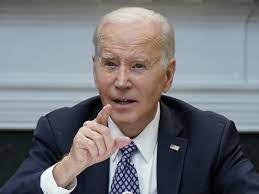
#> input picture PycharmProjects/alltest1/images/face1/bd1.jpg, 259 x 194 px, found by its file name; its folder holds 4 pictures in this run
$ python face_train.py
#> lines starting #> are read from the running program, lines starting #| are printed output that depends on the picture; pictures that were not available may be replaced by others from this repository, and a replacement may not be noted
# 训练人脸
import cv2
import numpy as np

detector = cv2.CascadeClassifier('C:/Users/zhj20/PycharmProjects/alltest1/raw.githubusercontent.com_opencv_'
                                 'opencv_4.x_data_haarcascades_haarcascade_frontalface_default.xml')  # 載入人臉追蹤模型
recog = cv2.face.LBPHFaceRecognizer_create()  # 啟用訓練人臉模型方法
faces = []  # 儲存人臉位置大小的串列
ids = []  # 記錄該人臉 id 的串列

for i in range(1,28):
    img = cv2.imread(f'C:/Users/zhj20/PycharmProjects/alltest1/images/face1/bd{i}.jpg')  # 依序開啟每一張照片
#> img is the input picture: shape (194, 259, 3); mean B, G, R 122.4, 117.5, 116.8
    gray = cv2.cvtColor(img, cv2.COLOR_BGR2GRAY)  # 色彩轉換成黑白
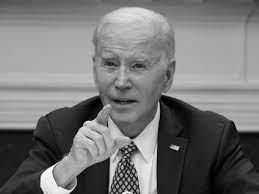
#> gray: shape (194, 259); min 0, max 255, mean 117.9
    img_np = np.array(gray, 'uint8')  # 轉換成指定編碼的 numpy 陣列
    face = detector.detectMultiScale(gray)  # 擷取人臉區域
#> face = [[85, 36, 78, 78]]
    for (x, y, w, h) in face:
        faces.append(img_np[y:y + h, x:x + w])  # 記錄蔡拜登人臉的位置和大小內像素的數值
        ids.append(1)  # 記錄id,id只能是整數，都是 1 表示拜登的 id 為 1
#> this loop made 1 pass
#> after the loop, faces = 1 item; ids = [1]
#> pass 3 of the loop `for i in range(1,28):`:
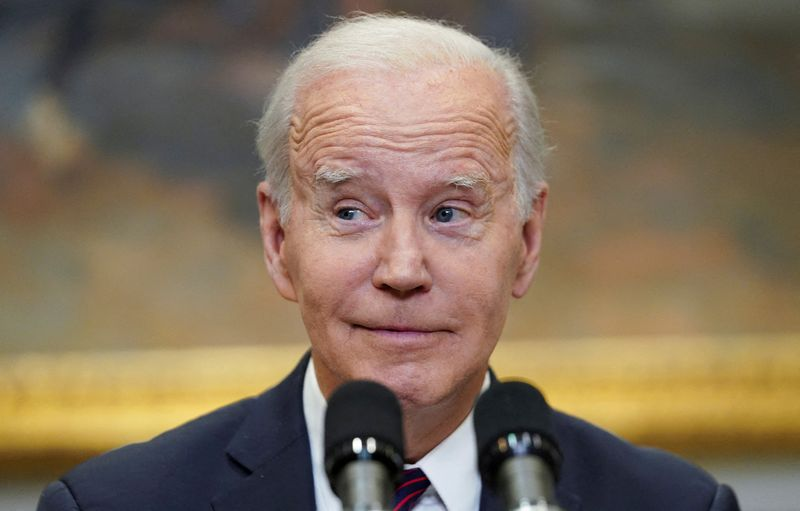
#> input picture PycharmProjects/alltest1/images/face1/bd10.jpg, 800 x 511 px, given in place of bd3.jpg, which was not available
#> img is the input picture: shape (511, 800, 3); mean B, G, R 91.1, 111, 127.7
#> `gray = cv2.cvtColor(img, cv2.COLOR_BGR2GRAY)`:
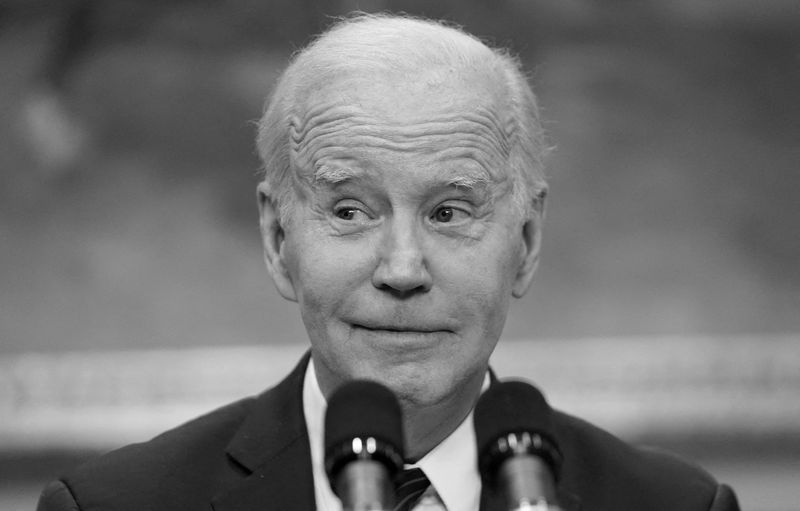
#> gray: shape (511, 800); min 0, max 255, mean 113.8
#> face = [[235, 74, 330, 330]]
#> the loop `for (x, y, w, h) in face:` made 1 pass
#> after the loop `for (x, y, w, h) in face:`: faces = 3 items; ids = [1, 1, 1]
#> (the run stopped early here; a loop or call above may not have finished)
